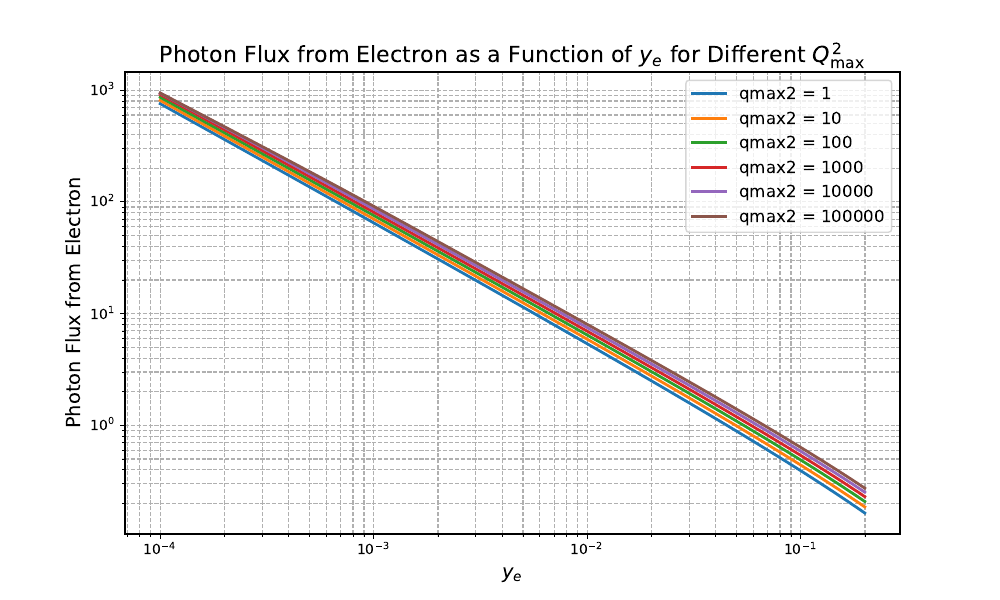

Here is the Python script that generated this plot:
import numpy as np
import math
import scipy.integrate as integrate
import matplotlib.pyplot as plt

# Constants in GeV
ALPHA2PI = 7.2973525693e-3 / math.pi  # Fine structure constant divided by pi
emass = 5.1099895e-4  # Electron mass

# Minimum Photon Virtuality
def qmin2(mass, y):
    return mass * mass * y * y / (1 - y)

# Elastic Photon Flux from Electron (without suppression factor)
def flux_y_electron(ye, qmax2):
    if ye <= 0 or ye >= 1:
        return 0.0
    qmin2v = qmin2(emass, ye)

    # Integration over Q2 from qmin2 to qmax2
    def integrand(Q2):
        y1 = 0.5 * (1.0 + (1.0 - ye) ** 2) / ye
        y2 = (1.0 - ye) / ye
        flux1 = y1 / Q2
        flux2 = y2 / qmax2
        return flux1 - flux2

    try:
        result, _ = integrate.quad(integrand, qmin2v, qmax2, epsrel=1e-4)
    except integrate.IntegrationWarning:
        print(f"Warning: Integration for electron flux did not converge for ye={ye}")
        result = 0.0
    except Exception as e:
        print(f"Error during integration for electron flux: {e}")
        result = 0.0

    return ALPHA2PI * result

# Parameters
qmax2_values = [1, 10, 100, 1000, 10000, 100000]  # Different values of qmax2 to be plotted
ye_values = np.logspace(-4, -0.7, 100)  # ye values from 0.0001 to approximately 0.2 in log scale

# Plotting the photon flux as a function of ye for different qmax2 values
plt.figure(figsize=(10, 6))
for qmax2 in qmax2_values:
    flux_values = [flux_y_electron(ye, qmax2) for ye in ye_values]
    plt.plot(ye_values, flux_values, label=f'qmax2 = {qmax2}', linewidth=2)

# Labels and title
plt.xscale('log')
plt.yscale('log')
plt.xlabel(r'$y_e$', fontsize=14)
plt.ylabel('Photon Flux from Electron', fontsize=14)
plt.title(r'Photon Flux from Electron as a Function of $y_e$ for Different $Q_{\rm max}^2$', fontsize=16)
plt.legend(fontsize=12)
plt.grid(True, which="both", linestyle="--")

# Save the plot as a PDF file
plt.savefig("photon_flux_vs_ye_different_qmax2_noS.pdf")
plt.savefig("photon_flux_vs_ye_different_qmax2_noS.jpg")


# Show the plot
plt.show()
